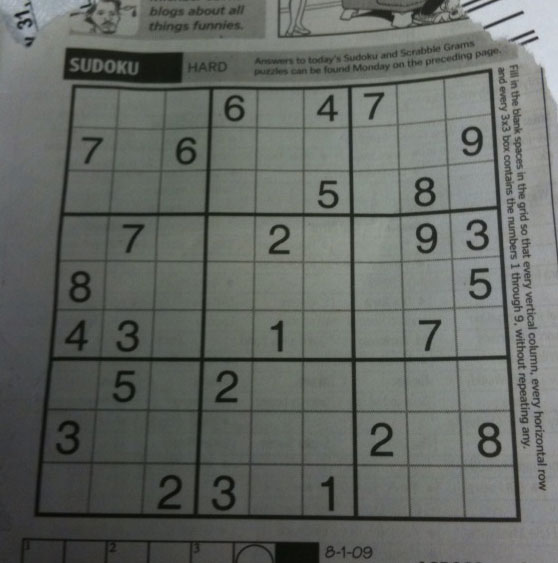
#> input picture img/sudoku.png, 558 x 563 px
$ python 608_edge_prewitt.py
#> lines starting #> are read from the running program, lines starting #| are printed output that depends on the picture
import cv2
import numpy as np

img = cv2.imread('../img/sudoku.png')
#> img is the input picture: shape (563, 558, 3); mean B, G, R 99.5, 104.1, 100

# Prewitt kernel
gx_kernel = np.array([[-1,0,1], [-1,0,1], [-1,0,1]])
gy_kernel = np.array([[-1,-1,-1], [0,0,0], [1,1,1]])

# apply kernel
edge_gx = cv2.filter2D(img, -1, gx_kernel)
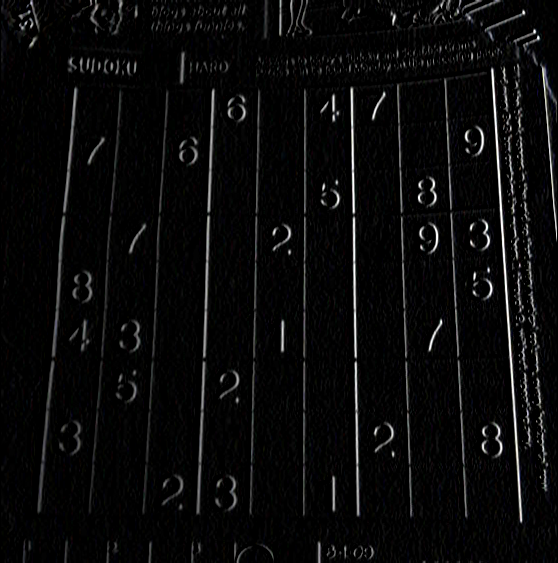
#> edge_gx: shape (563, 558, 3); mean B, G, R 10.2, 10, 10
edge_gy = cv2.filter2D(img, -1, gy_kernel)
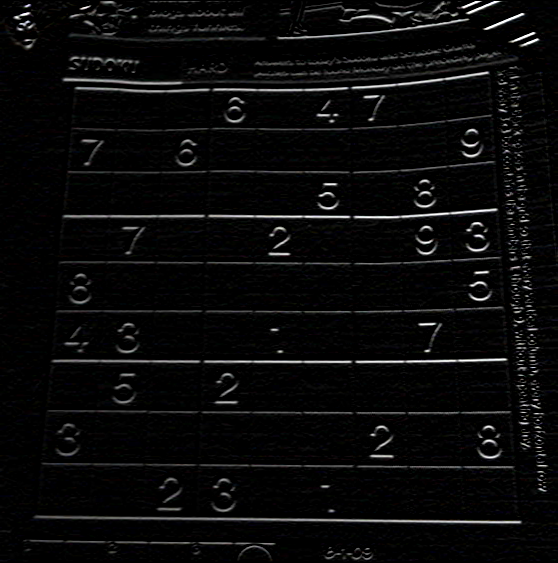
#> edge_gy: shape (563, 558, 3); mean B, G, R 10.2, 10, 10

merged = np.hstack((img, edge_gx, edge_gy, edge_gx+edge_gy))
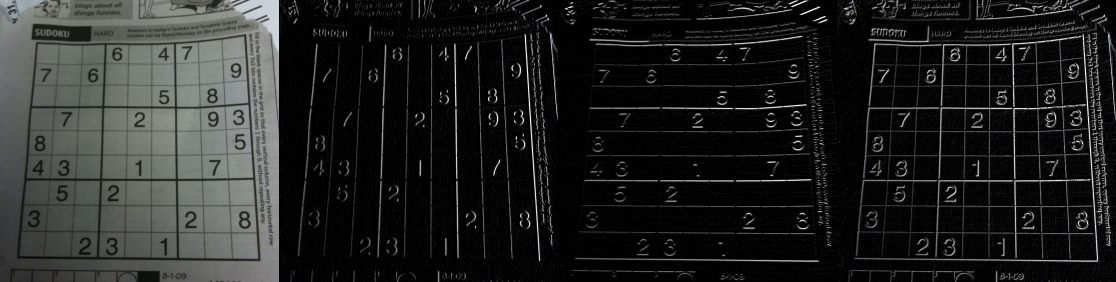
#> merged: shape (563, 2232, 3) (shown at 1/2 size); mean B, G, R 34.8, 35.8, 34.8
cv2.imshow('Prewitt cross', merged)
cv2.waitKey(0)
cv2.destroyAllWindows()
